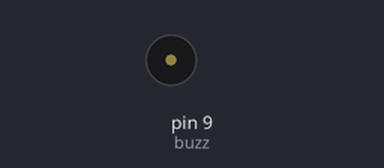
Bench run of a sketch on a simulated Arduino Uno, built with avr-gcc and run on an emulated ATmega328P. On the bench: buzzer (waves = sounding).

Above: at 0.5 s.
At 25.25 s:
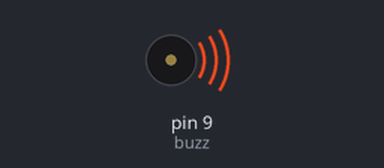
Timing chart, 0 to 25.7 s (numbered marks = the images above):
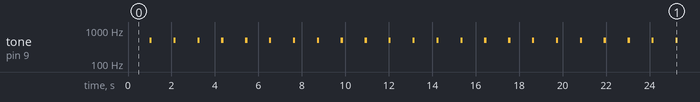

The sketch:

activity_4.1.ino
```cpp
int buzz = 9;
void setup() {
  // put your setup code here, to run once:
  pinMode(buzz, OUTPUT);
}

void loop() {
  // put your main code here, to run repeatedly:
  delay(1000);
  for (int i = 1; i <= 30; i++) {
    tone(buzz, 500);
    delay(100);
    noTone(buzz);
    delay(1000);
  }
    tone(buzz, 200);
    delay(5000);
    noTone(buzz);
    delay(500);
}
```

Measured:
- by itself, tone on pin 9 (buzz): plays 500 Hz for 0.10 s, 500 Hz for 0.10 s, 500 Hz for 0.10 s, 500 Hz for 0.10 s, 500 Hz for 0.10 s, 500 Hz for 0.10 s … (103 notes in this stretch)
